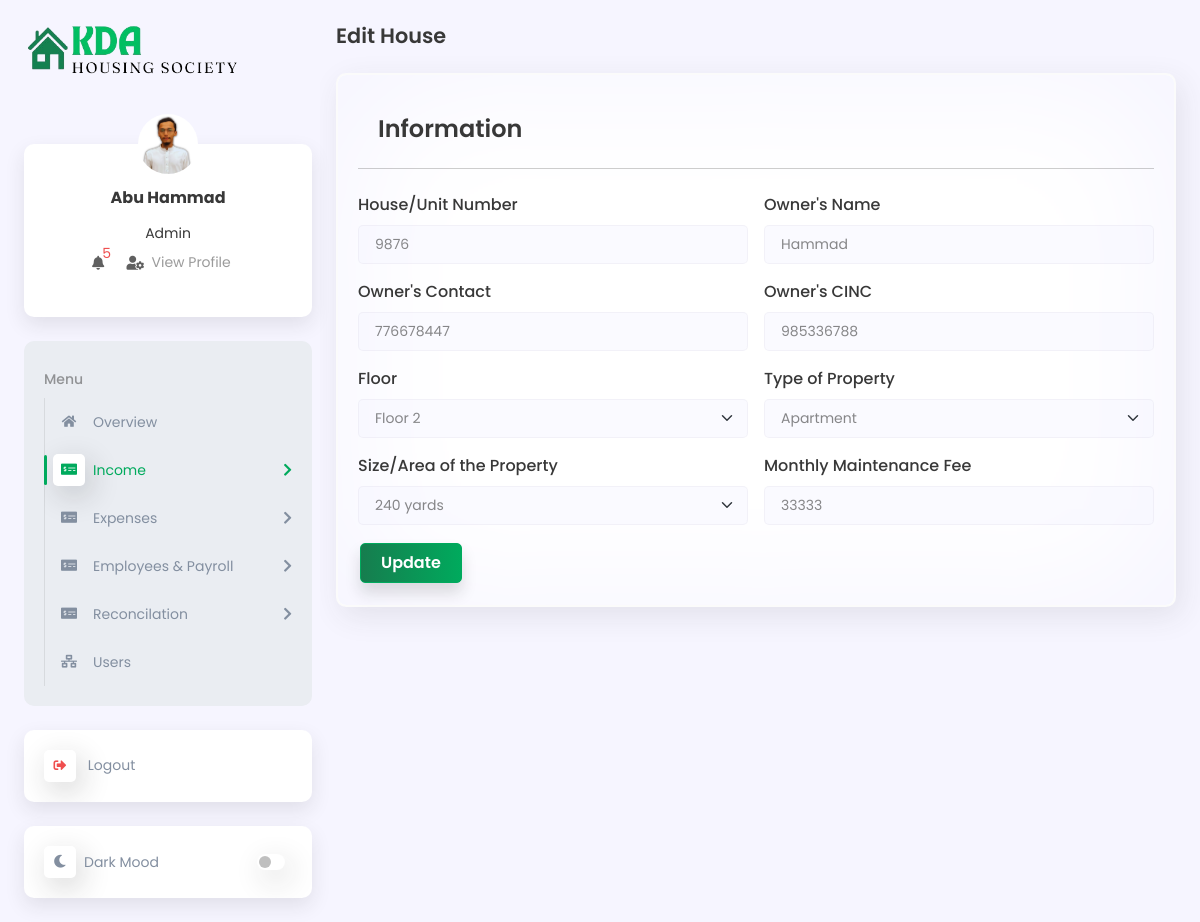
/houseEdit.php?house_edit_id=17 (signed in), run on the app's committed database.
### tables this page shows
CREATE TABLE `users_detail` (
  `users_detail_id` int(11) NOT NULL,
  `full_name` varchar(100) DEFAULT NULL,
  `Phone` varchar(50) DEFAULT NULL,
  `address` varchar(100) DEFAULT NULL,
  `gender` varchar(50) DEFAULT NULL,
  `date_of_birth` varchar(100) DEFAULT NULL,
  `image` varchar(255) DEFAULT NULL,
  `login_time` datetime DEFAULT NULL,
  `logout_time` datetime DEFAULT NULL,
  `created_by` varchar(100) DEFAULT NULL,
  `created_date` varchar(100) DEFAULT NULL,
  `updated_by` varchar(100) DEFAULT NULL,
  `updated_date` varchar(100) DEFAULT NULL
);

CREATE TABLE `role` (
  `role_id` int(11) NOT NULL,
  `name` varchar(50) DEFAULT NULL,
  `status` varchar(50) DEFAULT NULL
);

CREATE TABLE `houses` (
  `house_id` int(11) NOT NULL,
  `house_number` varchar(255) DEFAULT NULL,
  `house_or_shop` varchar(255) DEFAULT NULL,
  `owner_name` varchar(255) DEFAULT NULL,
  `owner_contact` varchar(255) DEFAULT NULL,
  `owner_cnic` varchar(255) DEFAULT NULL,
  `occupancy_status` varchar(255) DEFAULT NULL,
  `property_size` varchar(255) DEFAULT NULL,
  `floor` varchar(255) DEFAULT NULL,
  `property_type` varchar(255) DEFAULT NULL,
  `maintenance_charges` varchar(255) DEFAULT NULL,
  `added_on` varchar(255) DEFAULT NULL,
  `added_by` varchar(255) DEFAULT NULL,
  `updated_on` varchar(255) DEFAULT NULL,
  `updated_by` varchar(255) DEFAULT NULL
);

### houseEdit.php (the view, shortened to what this page needs)
<?php
include "includes/function.php";
?>
<!DOCTYPE html>
<html lang="en">
<head>
    <link rel="stylesheet" href="lib/bootstrap_5/bootstrap.min.css">
    <link rel="stylesheet" href="lib/fontawesome/css/all.min.css">
    <link rel="stylesheet" href="assets/css/global.css">
    <link rel="stylesheet" href="assets/css/style.css">
    <link rel="stylesheet" href="assets/css/responsive.css">
</head>
<body class="d2c_theme_light">
    <div class="d2c_wrapper">
        <?php
        include("includes/sidebar.php");
        ?>
        <div class="d2c_main p-4 ps-lg-3">
            <h4 class="mb-4 text-capitalize">Edit House</h4>
            <?php
            if (isset($_GET['house_edit_id'])) {
                $edit_id = mysqli_real_escape_string($conn, $_GET['house_edit_id']);
                $edit_query = "SELECT * FROM houses WHERE house_id = '$edit_id'";
                $edit_result = mysqli_query($conn, $edit_query);
                if (mysqli_num_rows($edit_result) > 0) {
                    while ($row = mysqli_fetch_assoc($edit_result)) {
            ?>
                        <form action="" method="post" id="add_houses_form">
                            <div class="card h-auto">
                                <div class="card-body">
                                    <h3 class="card-header">Information</h3>
                                    <hr class="my-4">
                                    <div class="row g-3">
                                        <div class="col-md-6">
                                            <label class="form-label">House/Unit Number</label>
                                            <input type="number" name="house-number" class="form-control" placeholder="Enter House/Unit Number" required value="<?= $row['house_number'] ?>">
                                        </div>
                                        <div class="col-md-6">
                                            <label class="form-label">Owner's Name</label>
                                            <input type="text" name="owner-name" class="form-control" placeholder="Enter Owner's Name" required value="<?= $row['owner_name'] ?>">
                                        </div>
                                        <div class="col-md-6">
                                            <label class="form-label">Owner's Contact</label>
                                            <input type="number" name="owner-contact" class="form-control" placeholder="Enter Owner's Contact Information" required value="<?= $row['owner_contact'] ?>">
                                        </div>
                                        <div class="col-md-6">
                                            <label class="form-label">Owner's CINC</label>
                                            <input type="number" name="owner-cinc" class="form-control" placeholder="XXXXX-XXXXXXX-X" value="<?= $row['owner_cnic'] ?>" required>
                                        </div>
                                        <div class="col-md-6 ">
                                            <label for="floor" class="form-label">Floor</label>
                                            <select id="floor" name="floor" class="form-select form-control">
                                                <option value="floor2" <?php if ($row['floor'] == 'floor2') echo 'selected' ?>>Floor 2</option>
                                            </select>
                                        </div>
                                        <div class="col-md-6 ">
                                            <label for="property-type" class="form-label">Type of Property</label>
                                            <select id="property-type" name="property-type" class="form-select form-control">
                                                <option value="Apartment" <?php if ($row['property_type'] == 'Apartment') echo 'selected' ?>>Apartment</option>
                                            </select>
                                        </div>
                                        <div class="col-md-6 ">
                                            <label class="form-label">Size/Area of the Property</label>
                                            <select id="size" name="property-size" class="form-select form-control">
                                                <option value="240 yards" <?php if ($row['property_size'] == '240 yards') echo 'selected' ?>>240 yards</option>
                                            </select>
                                        </div>
                                        <div class="col-md-6 ">
                                            <label class="form-label">Monthly Maintenance Fee</label>
                                            <input name="maintenance-charges" type="number" class="form-control" placeholder="Enter Monthly Maintenance Fee" required value="<?= $row['maintenance_charges'] ?>">
                                        </div>
                                        <div class="col-md-12">
                                            <button class="btn btn-primary" id="submit_btn" type="submit" name="update">Update</button>
                                        </div>
                                    </div>
                                </div>
                            </div>
                        </form>
            <?php
                    }
                } else {
                    echo '<div id="successAlert" class="alert alert-success alert-dismissible fade show" role="alert">
                    No House Found.
                    <button type="button" class="btn-close" data-bs-dismiss="alert" aria-label="Close"></button>
                </div>';
                }
            }
            ?>
        </div>
    </div>
</body>
</html>

### includes/sidebar.php (shortened to what this page needs)
<?php
$page = substr($_SERVER['SCRIPT_NAME'], strrpos($_SERVER['SCRIPT_NAME'], "/") + 1);
$select = mysqli_query($conn, "SELECT users_detail.image, users_detail.full_name, role.name as role FROM `users`
LEFT JOIN users_detail ON users_detail.users_detail_id = users.users_detail_id
LEFT JOIN role ON role.role_id = users.role_id
WHERE users.user_id = '{$_SESSION['UID']}'");
$row = mysqli_fetch_assoc($select);
if ($row['image'] == '') {
    $row['image'] = "./assets/images/user-default.png";
} else {
    $row['image'] = "./media/images/" . $row['image'];
}
?>
<div class="d2c_sidebar offcanvas-lg offcanvas-start p-4 pe-lg-2" tabindex="-1" id="d2c_sidebar">
    <div class="d-flex flex-column">
        <a href="index" class="mb-5 brand-icon">
            <img class="navbar-brand" src="./assets/images/logo/KDA.png" alt="logo">
        </a>
        <div class="card d2c_profile_card text-center mb-4">
            <a href="profile">
                <img class="rounded-circle d2c_profile_image position-absolute top-0 start-50 translate-middle mb-2"
                    src="<?= $row['image']; ?>" alt="d2c Profile Image">
            </a>
            <div class="card-body mt-4">
                <h6 class="fw-bold mb-3"><?= $row['full_name']; ?></h6>
                <span class="d2c_role"><?= $row['role']; ?></span>
                <ul class="list-inline">
                    <li class="list-inline-item position-relative me-3">
                        <a class="nav-link p-0" href="#" role="button" data-bs-toggle="dropdown" aria-expanded="false">
                            <i class="fas fa-bell fa-fw"></i>
                            <span class="position-absolute top-0 start-100 translate-middle rounded-circle text-danger">
                                <?php
                                $msg_count_query = mysqli_query($conn, "SELECT COUNT(*) as total_messages FROM maintenance_payments WHERE status = 'unpaid'");
                                $msg_count_row = mysqli_fetch_assoc($msg_count_query);
                                $total_messages = $msg_count_row['total_messages'];
                                echo $total_messages;
                                ?>
                            </span>
                        </a>
                    </li>
                    <li class="list-inline-item position-relative me-3">
                        <a class="dropdown-item d-flex align-items-center py-2" href="profile">
                            <i class="fas fa-user-cog"></i>
                            <p class="mb-0">&nbsp View Profile</p>
                        </a>
                    </li>
                </ul>
            </div>
        </div>
        <div class="card d2c_menu_card mb-4">
            <div class="card-body">
                <ul class="navbar-nav flex-grow-1">
                    <li class="nav-item">
                        <a class="nav-link" href="javascript:void(0)">
                            <span>Menu</span>
                        </a>
                        <ul class="sub-menu collapse show">
                            <li class="nav-item <?php if ($page == 'index.php')
                                echo ('active'); ?>">
                                <a class="sub-menu-link" href="index">
                                    <span class="d2c_icon">
                                        <i class="fas fa-home"></i>
                                    </span>
                                    <span>
                                        Overview
                                    </span>
                                </a>
                            </li>
                            <li class="nav-item <?php if ($page == 'houses.php' || $page == 'addHouse.php' || $page == 'houseView.php' || $page == 'houseEdit.php')
                                echo ('open active') ?>">
                                    <a class="sub-menu-link" data-bs-toggle="collapse" data-bs-target="#income"
                                        aria-expanded="false" href="#">
                                        <span class="d2c_icon">
                                            <i class="fas fa-money-check-alt"></i>
                                        </span>
                                        <span>Income</span>
                                        <span class="fas fa-chevron-right ms-auto text-end"></span>
                                    </a>
                            </li>
                            <li class="nav-item">
                                <a class="sub-menu-link" data-bs-toggle="collapse" data-bs-target="#expenses"
                                    aria-expanded="false" href="javascript:void(0)">
                                    <span class="d2c_icon">
                                        <i class="fas fa-money-check-alt"></i>
                                    </span>
                                    <span>Expenses</span>
                                    <span class="fas fa-chevron-right ms-auto text-end"></span>
                                </a>
                            </li>
                            <li class="nav-item">
                                <a class="sub-menu-link" data-bs-toggle="collapse"
                                    data-bs-target="#employeeManagementSystem" aria-expanded="false" href="#">
                                    <span class="d2c_icon">
                                        <i class="fas fa-money-check-alt"></i>
                                    </span>
                                    <span>Employees & Payroll</span>
                                    <span class="fas fa-chevron-right ms-auto text-end"></span>
                                </a>
                            </li>
                            <li class="nav-item">
                                <a class="sub-menu-link" data-bs-toggle="collapse" data-bs-target="#reconcilation"
                                    aria-expanded="false" href="#">
                                    <span class="d2c_icon">
                                        <i class="fas fa-money-check-alt"></i>
                                    </span>
                                    <span>Reconcilation</span>
                                    <span class="fas fa-chevron-right ms-auto text-end"></span>
                                </a>
                            </li>
                            <li class="nav-item <?php if ($page == "userDetails.php" || $page == "addUser.php")
                                echo "active"; ?>">
                                <a class="sub-menu-link" href="userDetails">
                                    <span class="d2c_icon">
                                        <i class="fas fa-network-wired"></i>
                                    </span>
                                    <span>Users</span>
                                </a>
                            </li>
                        </ul>
                    </li>
                </ul>
            </div>
        </div>
        <div class="card d2c_single_menu mb-4">
            <div class="card-body p-0">
                <ul class="navbar-nav">
                    <li class="nav-item">
                        <a class="nav-link" href="logout">
                            <span class="d2c_icon text-danger">
                                <i class="fas fa-sign-out-alt"></i>
                            </span>
                            <span>
                                Logout
                            </span>
                        </a>
                    </li>
                </ul>
            </div>
        </div>
        <div class="card d2c_switch_card">
            <div class="card-body p-0">
                <ul class="navbar-nav">
                    <li class="nav-item d-flex align-items-center">
                        <span class="d2c_icon">
                            <i class="fas fa-moon"></i>
                        </span>
                        <span>Dark Mood</span>
                        <span class="form-switch d-flex ms-auto">
                            <input class="form-check-input" id="d2c_theme_changer" type="checkbox" role="switch">
                        </span>
                    </li>
                </ul>
            </div>
        </div>
    </div>
</div>

### data on the page
users_detail: full_name "Abu Hammad", role.name "Admin"
houses: house-number "9876", owner-name "Hammad", owner-contact "776678447", owner-cinc "985336788", floor "Floor 2", property-type "Apartment", property-size "240 yards", maintenance-charges "33333"

### other printed values
$total_messages "5"
